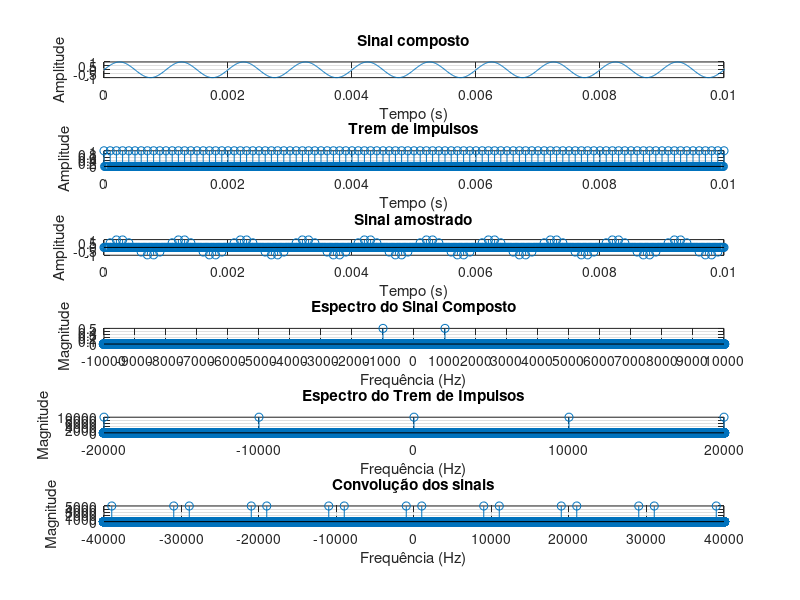

Source code (MATLAB):
clear;
clc;
close all;

pkg load signal;


% Frequências do sinal analógico de entrada
f1 = 1e3;                   % Senoide desejada (Banda do sinal: 1KHz)
f2 = 5e3;                   % Segunda senoide (Banda do sinal: 5KHz)
% Amplitudes das senoides
A1 = 1.0;
A2 = 1.2;

fAnalog = 1e5;             % Frequência analógica simulada (100 kHz)
Ta = 1/fAnalog;            % Período de amostragem analógico
tempoTotal = 1;            % Tempo total de simulação (1s)
t = 0:Ta:tempoTotal-Ta;    % Vetor de tempo "contínuo"
nPAnalog = length(t);      % Número total de pontos analógicos
fs = 10e3;                 % Frequencia de amostragem(Trem de impulsos)
Ts = 1/fs;                 % Periodo de amostragem(Trem de impulsos)
fNyquist = fs/2;
fCorte = 2e3;
ordemFiltro = 100;
% fs >= 2*f1
nPlots = 6;                % Número total de plots

sinalA = A1*sin(2*pi*f1*t);

##figure;
##subplot(nPlots,1,1);
##plot(t, sinalA);
##grid on;
##xlabel('Tempo (s)');
##ylabel('Amplitude');
##title('Sinal A');
##xlim([0 0.01]);

sinalB = A2*sin(2*pi*f2*t);

##figure;
##subplot(nPlots,1,2);
##plot(t, sinalB);
##grid on;
##xlabel('Tempo (s)');
##ylabel('Amplitude');
##title('Sinal B');
##xlim([0 0.01]);

sinalComposto = sinalA;

##figure;
subplot(nPlots,1,1);
plot(t,sinalComposto);
grid on;
xlabel('Tempo (s)');
ylabel('Amplitude');
title('Sinal composto');
xlim([0 0.01]);

filtro = fir1(ordemFiltro, fCorte/fNyquist);
sinalFiltrado = filter(filtro, 1, sinalComposto);

kPasso = round(Ts/Ta);
tremImpulsos = zeros(1, nPAnalog);
tremImpulsos(1:kPasso:end) = 1/Ta;

##figure;
subplot(nPlots,1,2);
stem(t, tremImpulsos*Ta);
grid on;
xlabel('Tempo (s)');
ylabel('Amplitude');
title('Trem de impulsos');
xlim([0 0.01]);

sinalAmostrado = sinalComposto .* tremImpulsos*Ta;

##figure;
subplot(nPlots,1,3);
stem(t, sinalAmostrado);
grid on;
xlabel('Tempo (s)');
ylabel('Amplitude');
title('Sinal amostrado');
xlim([0 0.01]);

f = (-nPAnalog/2 : nPAnalog/2 - 1)*(fAnalog/nPAnalog);

sinalCompostoFTT = fftshift(fft(sinalComposto))/nPAnalog;

##figure;
subplot(nPlots,1,4);
stem(f, abs(sinalCompostoFTT));
grid on;
xlabel('Frequência (Hz)');
ylabel('Magnitude');
title('Espectro do Sinal Composto');
xlim([-10000 10000]);
xticks(-10000 : 1000 : 10000);

tremImpulsosFTT = fftshift(fft(tremImpulsos))/nPAnalog;

##figure;
subplot(nPlots,1,5);
stem(f, abs(tremImpulsosFTT));
grid on;
xlabel('Frequência (Hz)');
ylabel('Magnitude');
title('Espectro do Trem de Impulsos');
xlim([-20000 20000]);
xticks(-200000 : 10000 : 200000);

espectroSinalAmostrado = conv(sinalCompostoFTT,tremImpulsosFTT);

nP_conv = length(espectroSinalAmostrado);
f_conv = linspace(-fAnalog, fAnalog, nP_conv);

##figure;
subplot(nPlots,1,6);
stem(f_conv, abs(espectroSinalAmostrado));
grid on;
xlabel('Frequência (Hz)');
ylabel('Magnitude');
title('Convolução dos sinais');
xlim([-40000 40000]);
xticks(-40000 : 10000 : 40000);
